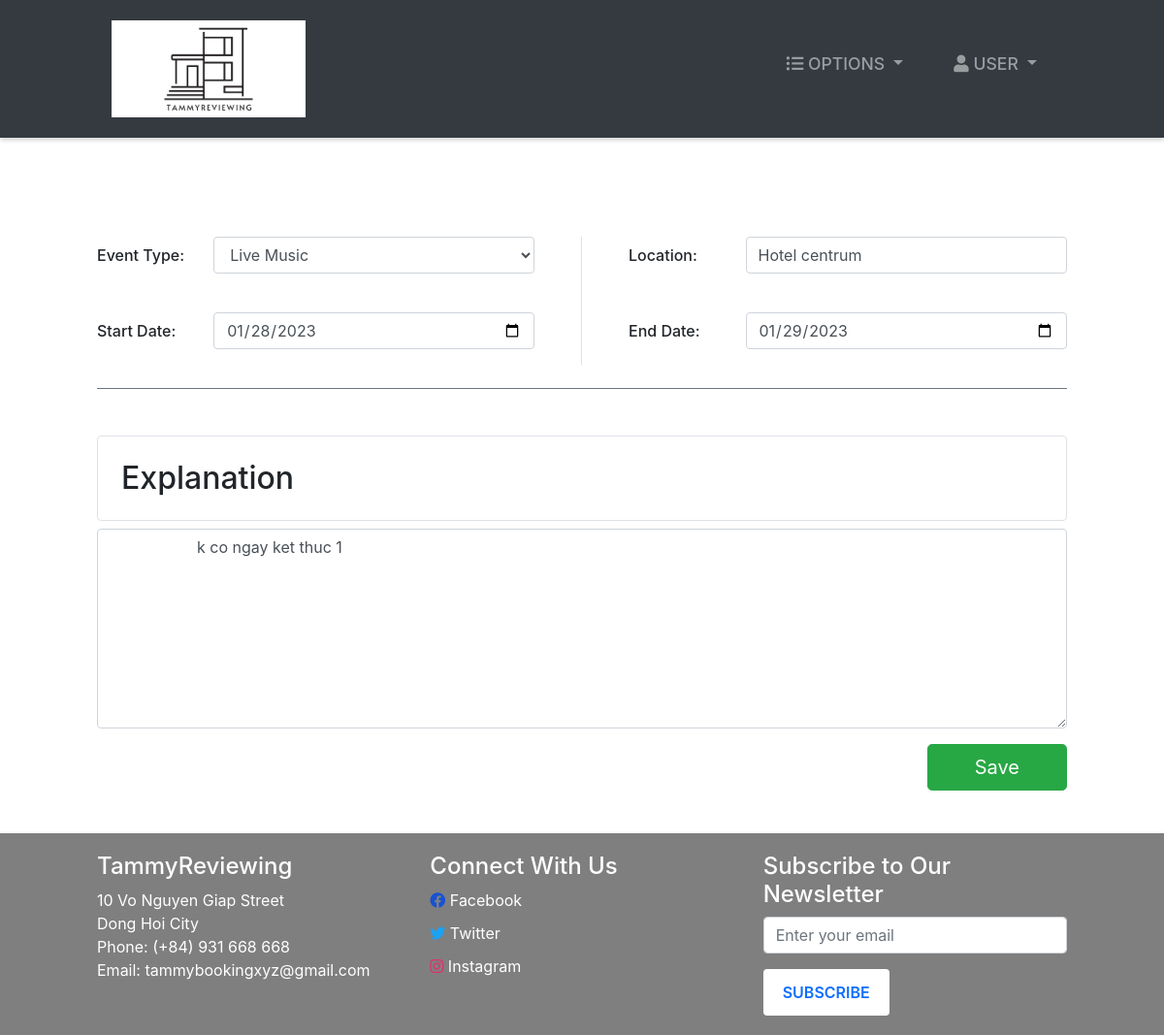
The page /event-edit/1/ (signed in) on the database its author committed.
### hotel/models.py (models this page shows, shortened)
class Event(models.Model):
    EVENT_TYPES = (
        ('Movie', 'Movie'),
        ('Theater', 'Theater'),
        ('Conference', 'Conference'),
        ('Concert', 'Concert'),
        ('Entertainment', 'Entertainment'),
        ('Live Music', 'Live Music'),
    )
    eventType = models.CharField(max_length=20, choices=EVENT_TYPES)
    location = models.CharField(max_length=100)
    startDate = models.DateField()
    endDate = models.DateField()
    explanation = models.TextField()

### hotel/views.py (the view)
# urls.py: path('event-edit/<str:pk>/', event_edit, name="event-edit"),
@ login_required(login_url='login')
def event_edit(request, pk):
    role = str(request.user.groups.all()[0])
    path = role + "/"
    event = Event.objects.get(id=pk)
    form1 = editEvent(instance=event)
    context = {
        "role": role,
        "event": event,
        "form": form1,
    }
    if request.method == "POST":
        form1 = editEvent(request.POST, instance=event)
        if form1.is_valid:
            form1.save()
            return redirect("events")
    return render(request, path + "event-edit.html", context)

### hotel/forms.py
class editEvent(ModelForm):
    class Meta:
        model = Event
        fields = ["eventType", "location",
                  "startDate", "endDate", "explanation"]

### Templates/admin/event-edit.html
{% extends '../index.html' %}
{% load static %}
{% block context %}
{% include '../common_pages/event-edit.html' %}
{% endblock %}

### Templates/common_pages/event-edit.html (shortened to what this page needs)
<div class="main-page py-4">
    <form action="" method="POST">
        <div class="row mt-5">
            <div class="col-6  border-right pr-5">
                <div class="form-group row">
                    <label for="item-type" class="col-sm-3 col-form-label h4">Event Type:</label>
                    <div class="col-sm-9">
                        <select name="eventType" required="" id="id_eventType" class="form-control">
                            <option value="Live Music" {% if event.eventType == 'Live Music' %} selected="" {% endif %}>
                                Live Music</option>
                        </select>
                    </div>
                </div>
                <br>
                <div class="form-group row">
                    <label for="item-type" class="col-sm-3 col-form-label h4">Start Date:</label>
                    <div class="col-sm-9">
                        <input type="date" class="form-control" id="id_startDate" name="startDate"
                            value="{{ event.startDate|date:'Y-m-d'}}">
                    </div>
                </div>
            </div>
            <div class="col-6 pl-5">
                <div class="form-group row">
                    <label for="item-type" class="col-sm-3 col-form-label h4">Location:</label>
                    <div class="col-sm-9">
                        <input type="text" class="form-control" id="id_location" name="location"
                            value="{{event.location}}">
                    </div>
                </div>
                <br>
                <div class="form-group row">
                    <label for="item-type" class="col-sm-3 col-form-label h4">End Date:</label>
                    <div class="col-sm-9">
                        <input type="date" class="form-control" id="id_endDate" name="endDate"
                            value="{{ event.endDate|date:'Y-m-d' }}">
                    </div>
                </div>
            </div>
        </div>
        <br>
        <div class="explanation py-5 border-top border-secondary">
            <div class="header h2 border rounded p-4">Explanation</div>
            <div class="content">
                <div class="form-group">
                    <textarea class="form-control" id="id_explanation" name="explanation" rows="8">
                    {{ event.explanation }}
                    </textarea>
                </div>
            </div>
            <button type="submit" class="btn btn-success btn-lg px-5 float-right">Save</button>
        </div>
    </form>
</div>

### static/css/style.css (style rules this page uses)
* { margin: 0; padding: 0; -webkit-font-smoothing: antialiased; box-sizing: border-box; }
.main-page { margin: 0 100px 0 100px; margin-top: 30px; min-height: 570px; }

### static/css/main.css (style rules this page uses)
* { margin: 0; padding: 0; -webkit-font-smoothing: antialiased; }
body { position: relative; }

### static/css/form.css (style rules this page uses)
.form-container input[type="text"], .form-container input[type="number"] , textarea { width: 100%; padding: 0.375rem 0.75rem; font-size: 1rem; line-height: 1.5; color: #495057; resize: vertical; background-color: #fff; background-clip: padding-box; border: 1px solid #077cf1; border-radius: 0.25rem; transition: border-color 0.15s ease-in-out, box-shadow 0.15s ease-in-out; }
.form-container input[type=submit] , .btn-primary, button { background-color: #4CAF50; color: white; padding: 12px 20px; border: none; border-radius: 4px; cursor: pointer; }
.form-group { margin-bottom: 1rem; }
label { display: block; font-weight: bold; }
input[type="text"], input[type="number"] { width: 100%; padding: 0.375rem 0.75rem; font-size: 1rem; line-height: 1.5; color: #495057; background-color: #fff; background-clip: padding-box; border: 1px solid #ced4da; border-radius: 0.25rem; transition: border-color 0.15s ease-in-out, box-shadow 0.15s ease-in-out; }

### rows shown on the page
Event: eventType "Live Music", startDate "01/28/2023", location "Hotel centrum", endDate "01/29/2023", explanation "k co ngay ket thuc 1"
